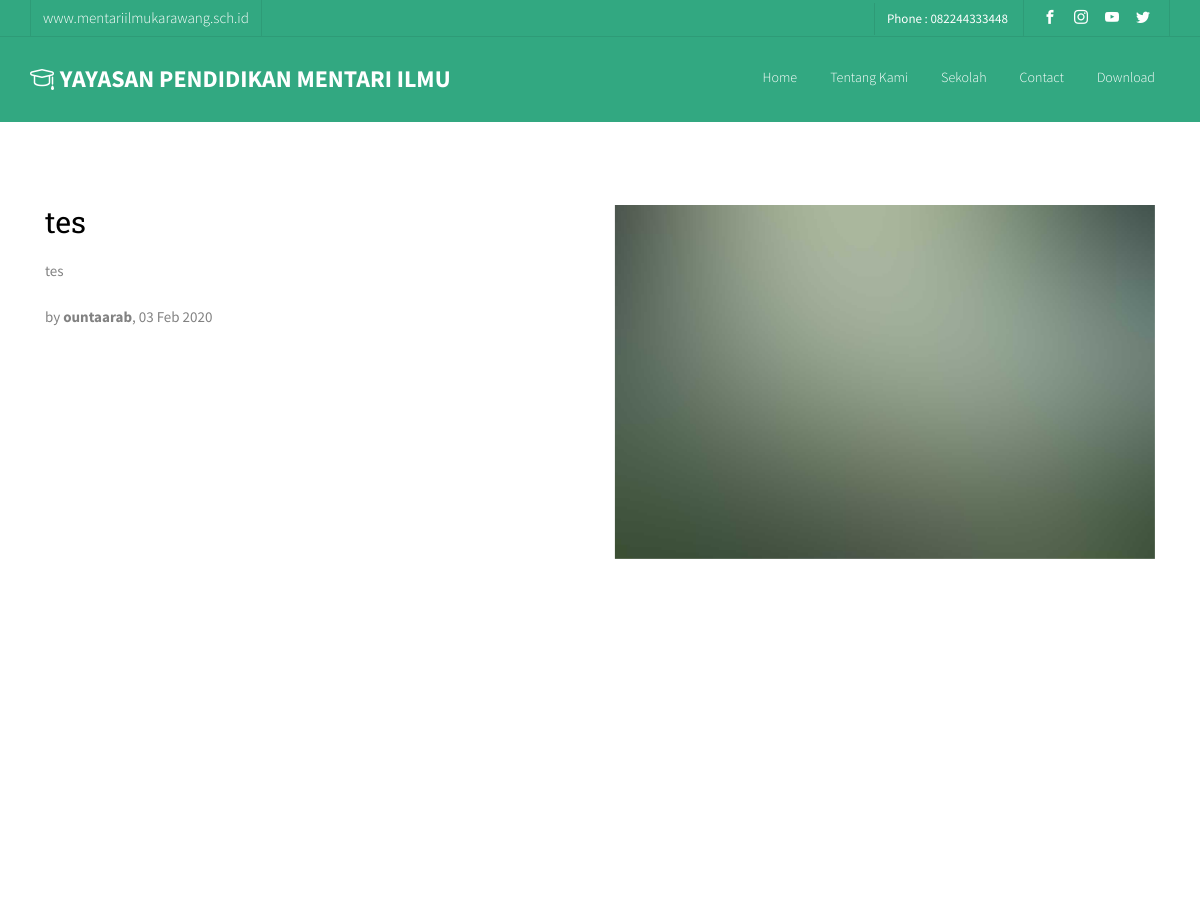
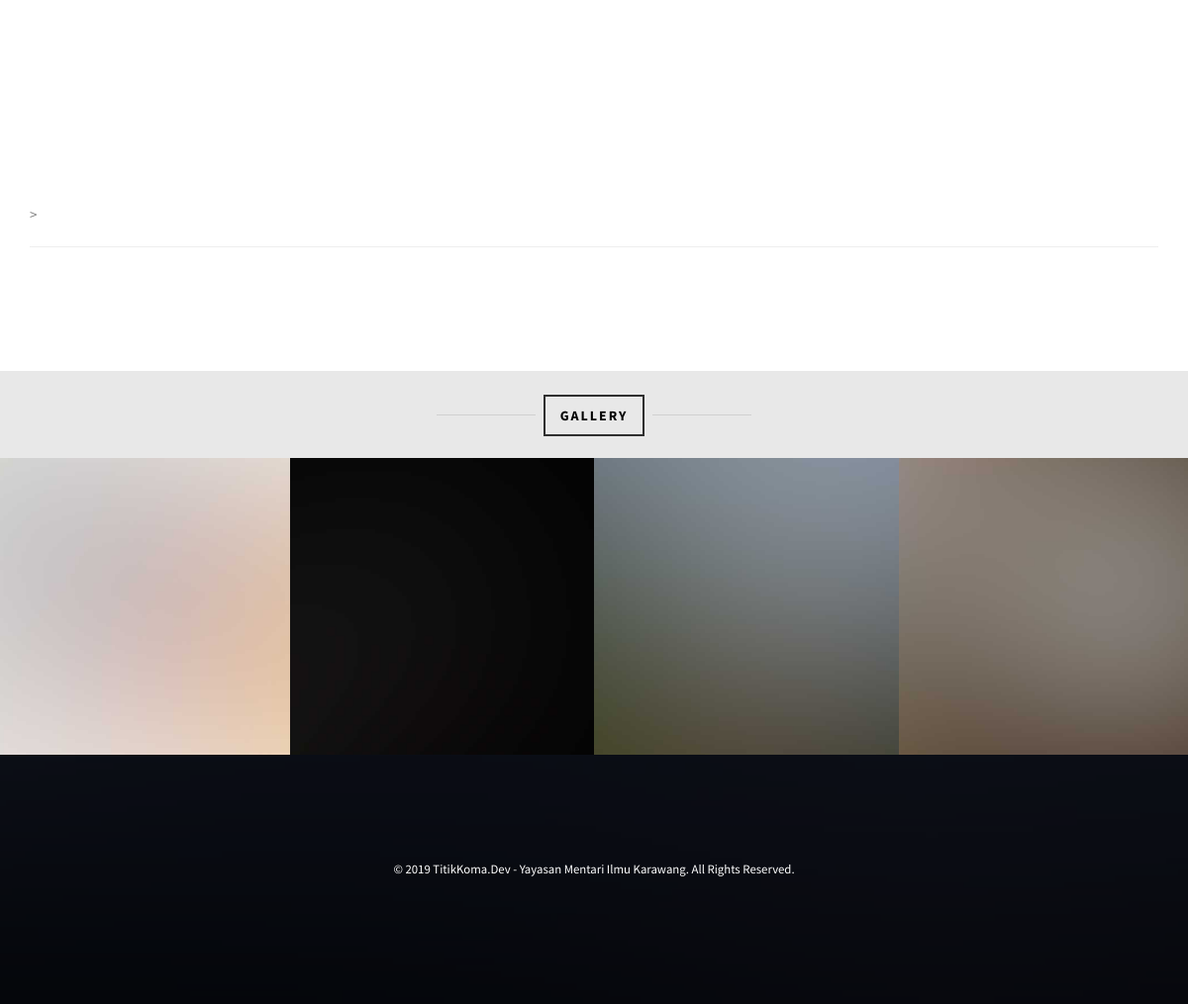
Screenshot of /Home/detail_pengumuman/14 with the database file from the repository (2 pictures, top to bottom).
### tables this page shows
CREATE TABLE `tbl_yayasan`  (
  `id_yayasan` int(11) NOT NULL AUTO_INCREMENT,
  `nama` varchar(50) NULL DEFAULT NULL,
  `alamat` text NULL,
  `selayang_pandang` text NOT NULL,
  `kontak` varchar(13) NULL DEFAULT NULL,
  `email` varchar(50) NULL DEFAULT NULL,
  `fb` varchar(50) NULL DEFAULT NULL,
  `instagram` varchar(50) NULL DEFAULT NULL,
  `twitter` varchar(50) NULL DEFAULT NULL,
  `youtube` varchar(50) NULL DEFAULT NULL,
  `created_by` varchar(10) NULL DEFAULT NULL,
  `updated_by` varchar(10) NULL DEFAULT NULL,
  `created_at` timestamp(0) NULL DEFAULT CURRENT_TIMESTAMP(0),
  `updated_at` timestamp(0) NULL DEFAULT NULL ON UPDATE CURRENT_TIMESTAMP(0),
  `status` varchar(1) NOT NULL DEFAULT '1',
  PRIMARY KEY (`id_yayasan`) USING BTREE
);

CREATE TABLE `tbl_pengumuman`  (
  `id_pengumuman` int(10) NOT NULL AUTO_INCREMENT,
  `judul` varchar(100) NULL DEFAULT NULL,
  `isi_pengumuman` text NULL,
  `created_at` timestamp(0) NULL DEFAULT CURRENT_TIMESTAMP(0),
  `updated_at` datetime(0) NULL DEFAULT NULL ON UPDATE CURRENT_TIMESTAMP(0),
  `created_by` varchar(10) NULL DEFAULT NULL,
  `updated_by` varchar(10) NULL DEFAULT NULL,
  `status` varchar(1) NOT NULL,
  `value` text NULL,
  `viewed` varchar(10) NULL DEFAULT '0',
  PRIMARY KEY (`id_pengumuman`) USING BTREE
);

CREATE TABLE `tbl_user`  (
  `id_user` int(10) NOT NULL AUTO_INCREMENT,
  `id_sekolah` varchar(10) NULL DEFAULT NULL,
  `nama` varchar(100) NOT NULL,
  `username` varchar(100) NOT NULL,
  `password` varchar(100) NOT NULL,
  `alamat` text NOT NULL,
  `jk` varchar(1) NOT NULL,
  `kontak` varchar(13) NOT NULL,
  `email` varchar(50) NOT NULL,
  `role_user` varchar(1) NOT NULL,
  `status` varchar(1) NULL DEFAULT NULL,
  `created_by` varchar(10) NULL DEFAULT NULL,
  `updated_by` varchar(10) NULL DEFAULT NULL,
  `created_at` timestamp(0) NULL DEFAULT CURRENT_TIMESTAMP(0),
  `updated_at` timestamp(0) NULL DEFAULT NULL ON UPDATE CURRENT_TIMESTAMP(0),
  PRIMARY KEY (`id_user`) USING BTREE
);

### application/libraries/template.php (called while the page is built, shortened)
<?php
class template {
    protected $_ci;
    function __construct() {
        $this->_ci = &get_instance();
    }
    function front_endnew($template, $data = null) {
        $data['_content'] = $this->_ci->load->view($template, $data, true);
        $data['_head'] = $this->_ci->load->view('templates_front_endnew/header', $data, true);
        $data['_navbar'] = $this->_ci->load->view('templates_front_endnew/navbar', $data, true);
        $data['_footer'] = $this->_ci->load->view('templates_front_endnew/footer', $data, true);
        $this->_ci->load->view('templates_front_endnew/body.php', $data);
    }
}

### application/controllers/Home.php (called while the page is built, shortened)
<?php
class Home extends CI_Controller {
	public function detail_pengumuman($id_pengumuman)
	{
		$data['data_pengumuman_detail'] = $this->DataHandle->get_two_o('tbl_pengumuman', 'tbl_user', 'tbl_pengumuman.*, tbl_user.username', 'tbl_pengumuman.created_by = tbl_user.id_user', "tbl_pengumuman.status = '1' AND tbl_pengumuman.id_pengumuman =".$id_pengumuman."", "tbl_pengumuman.id_pengumuman");
		$data['data_pengumuman'] = $this->DataHandle->get_two_o('tbl_pengumuman', 'tbl_user', 'tbl_pengumuman.*, tbl_user.username', 'tbl_pengumuman.created_by = tbl_user.id_user', "tbl_pengumuman.status = '1'", "tbl_pengumuman.id_pengumuman");
		$this->template->front_endnew('front_endnew/v_detail_pengumuman', $data);
	}
}

### index.php (called while the page is built, shortened)
<?php
require_once BASEPATH.'core/CodeIgniter.php';

### application/models/DataHandle.php (called while the page is built, shortened)
<?php
class DataHandle extends CI_Model {
    function getAllWhere($tabel1, $field, $where){
		$this->db->select($field);
		$this->db->from($tabel1);
		$this->db->where($where);
		return $this->db->get();
	}
	function get_two_o($tabel1, $tabel2, $field, $where, $where2, $order){
		$this->db->select($field);
		$this->db->from($tabel1);
		$this->db->join($tabel2, $where);
		$this->db->where($where2);
		$this->db->order_by($order,'DESC');
		return $this->db->get();
	}
}

### application/views/front_endnew/v_detail_pengumuman.php (the view, shortened to what this page needs)
<div id="fh5co-about" style="margin-top:100px;">
	<div class="container">
		<?php
		foreach ($data_pengumuman_detail->result() as $row) :
           if ($row->value == "") {
               $gambar = base_url().'assets/front_end_new/images/img_bg_2.jpg';
           }
           else{
               $gambar = base_url().'assets/plugins/images/image/'.$row->value;
           }
           ?>
		<div class="col-md-6 animate-box">
			<h2><?= $row->judul ?></h2>
			<p><?= $row->isi_pengumuman ?></p>
			<span>by <b><?= $row->username."</b>, ".date('d M Y', strtotime($row->created_at)) ?></span>
		</div>
		<div class="col-md-6">
			<img class="img-responsive" src="<?= $gambar ?>" alt="Free HTML5 Bootstrap Template">
		</div>
		<?php
		endforeach;
		?>
	</div>
</div>
<div id="fh5co-blog">
	<div class="container">
		<div class="row">
		</div>>
	<hr>
	</div>
</div>
<div id="fh5co-gallery" class="fh5co-bg-section">
	<div class="row text-center">
		<h2><span>Gallery</span></h2>
	</div>
	<div class="row">
		<div class="col-md-3 col-padded">
			<a href="#" class="gallery" style="background-image: url(<?= base_url(); ?>assets/front_end_new/images/project-5.jpg);"></a>
		</div>
		<div class="col-md-3 col-padded">
			<a href="#" class="gallery" style="background-image: url(<?= base_url(); ?>assets/front_end_new/images/project-2.jpg);"></a>
		</div>
		<div class="col-md-3 col-padded">
			<a href="#" class="gallery" style="background-image: url(<?= base_url(); ?>assets/front_end_new/images/project-3.jpg);"></a>
		</div>
		<div class="col-md-3 col-padded">
			<a href="#" class="gallery" style="background-image: url(<?= base_url(); ?>assets/front_end_new/images/project-4.jpg);"></a>
		</div>
	</div>
</div>

### application/views/templates_front_endnew/navbar.php (shortened to what this page needs)
<?php
    $ci =& get_instance();
    $data_yayasan = $ci->DataHandle->getAllWhere('tbl_yayasan', '*', "status = '1'")->row_array();
?>
    <nav class="fh5co-nav fixed-top" role="navigation" style="background-color: #32a881;">
        <div class="top">
            <div class="container">
                <div class="row">
                    <div class="col-xs-12 text-right">
                        <p class="site" style="color:#fff">www.mentariilmukarawang.sch.id</p>
                        <p class="num" style="color:#fff">Phone : <?= $data_yayasan['kontak'] ?></p>
                        <ul class="fh5co-social">
                            <li><a href="https://www.facebook.com/<?= $data_yayasan['fb'] ?>" target="_blank"><i style="color:white" class="icon-facebook2"></i></a></li>
                            <li><a href="https://www.instagram.com/<?= $data_yayasan['instagram'] ?>" target="_blank"><i style="color:white" class="icon-instagram"></i></a></li>
                            <li><a href="https://www.youtube.com/channel/<?= $data_yayasan['youtube'] ?>" target="_blank"><i style="color:white" class="icon-youtube"></i></a></li>
                            <li><a href="https://www.twitter.com/<?= $data_yayasan['twitter'] ?>" target="_blank"><i style="color:white" class="icon-twitter2"></i></a></li>
                        </ul>
                    </div>
                </div>
            </div>
        </div>
        <div class="top-menu">
            <div class="container">
                <div class="row">
                    <div class="col-xs-7">
                        <div id="fh5co-logo"><a style="color:white" href="<?= base_url() ?>Home"><i class="icon-study"></i><span style="color:white">&nbsp;<?= $data_yayasan['nama'] ?></span></a></div>
                    </div>
                    <div class="col-xs-5 text-right menu-1">
                        <ul>
                            <?php
                                $home = '';
                                $tentang = '';
                                $sekolah = '';
                                $contact = '';
                                $faq = '';
                            ?>
                            <li <?= $home ?>><a style="color:#fff" href="<?= base_url() ?>Home/">Home</a></li>
                            <li <?= $tentang ?>><a style="color:#fff" href="<?= base_url() ?>Home/about_us">Tentang Kami</a></li>
                            <li <?= $sekolah ?>><a style="color:#fff" href="<?= base_url() ?>Home/sekolah">Sekolah</a></li>
                            <li <?= $contact ?>><a style="color:#fff" href="<?= base_url() ?>Home/contact">Contact</a></li>
                            <li <?= $faq ?>><a style="color:#fff" href="<?= base_url() ?>Home/download">Download</a></li>
                        </ul>
                    </div>
                </div>
            </div>
        </div>
    </nav>

### assets/front_end_new/css/icomoon.css (style rules this page uses)
[class^="icon-"], [class*=" icon-"] { font-family: 'icomoon' !important; speak: none; font-style: normal; font-weight: normal; font-variant: normal; text-transform: none; line-height: 1; -webkit-font-smoothing: antialiased; -moz-osx-font-smoothing: grayscale; }
.icon-study:before { content: "\e924"; }
.icon-facebook2:before { content: "\eac0"; }
.icon-instagram:before { content: "\eac2"; }
.icon-twitter2:before { content: "\eac6"; }
.icon-youtube:before { content: "\eacd"; }

### assets/front_end_new/css/style.css (style rules this page uses)
body { font-family: "Source Sans Pro", Arial, sans-serif; font-weight: 400; font-size: 15px; line-height: 1.7; color: #828282; background: #fff; }
a { color: #2D6CDF; -webkit-transition: 0.5s; -o-transition: 0.5s; transition: 0.5s; }
p { margin-bottom: 20px; }
h1, h2, h3, h4, h5, h6, figure { color: #000; font-family: "Roboto Slab", serif; font-weight: 400; margin: 0 0 20px 0; }
.fh5co-nav { width: 100%; padding: 0; z-index: 1001; }
.fh5co-nav .top-menu { padding: 22px 0; }
.fh5co-nav .top { border-bottom: 1px solid rgba(0, 0, 0, 0.08); padding: 0px 0; margin-bottom: 0; }
.fh5co-nav .top .num, .fh5co-nav .top .fh5co-social, .fh5co-nav .top .site { display: inline-block; margin: 0; padding: 5px 12px; }
.fh5co-nav .top .site { float: left; font-weight: 300; margin-top: 0px; border-left: 1px solid rgba(0, 0, 0, 0.08); border-right: 1px solid rgba(0, 0, 0, 0.08); }
.fh5co-nav .top .num { color: rgba(0, 0, 0, 0.6); font-size: 13px; letter-spacing: 0px; border-left: 1px solid rgba(0, 0, 0, 0.08); }
.fh5co-nav .top .fh5co-social { margin: 0; border-left: 1px solid rgba(0, 0, 0, 0.08); border-right: 1px solid rgba(0, 0, 0, 0.08); }
.fh5co-nav .top .fh5co-social li { font-size: 14px; display: inline-block; }
.fh5co-nav .top .fh5co-social li a { padding: 7px 7px; }
.fh5co-nav .top .fh5co-social li a i { font-size: 14px; }
.fh5co-nav #fh5co-logo { font-size: 24px; margin: 0; padding: 0; text-transform: uppercase; font-weight: bold; font-weight: 700; font-family: "Source Sans Pro", Arial, sans-serif; }
.fh5co-nav #fh5co-logo a { color: #000; position: relative; padding-left: 25px; }
.fh5co-nav #fh5co-logo a span { color: #000; }
.fh5co-nav #fh5co-logo a i { position: absolute; top: 5px; left: 0; }
.fh5co-nav ul { padding: 0; margin: 5px 0 0 0; }
.fh5co-nav ul li { padding: 0; margin: 0; list-style: none; display: inline; font-weight: 300; }
.fh5co-nav ul li a { font-size: 14px; padding: 30px 15px; color: rgba(0, 0, 0, 0.9); -webkit-transition: 0.5s; -o-transition: 0.5s; transition: 0.5s; }
.fh5co-bg-section { background: #e8e8e8; }
#fh5co-course-categories, #fh5co-counter, #fh5co-course, #fh5co-register, #fh5co-pricing, #fh5co-testimonial, #fh5co-blog, #fh5co-about, #fh5co-staff, #fh5co-contact, #fh5co-footer { padding: 7em 0; clear: both; }
#fh5co-gallery { padding-top: 2.5em; }
#fh5co-gallery h2 { font-size: 14px; text-transform: uppercase; margin-bottom: 2.5em; font-family: "Source Sans Pro", Arial, sans-serif; font-weight: 700; letter-spacing: 2px; }
#fh5co-gallery h2 span { border: 2px solid rgba(0, 0, 0, 0.8); padding: 10px 15px; position: relative; }
#fh5co-gallery h2 span:before, #fh5co-gallery h2 span:after { position: absolute; top: 18px; bottom: 0; content: ''; width: 100px; height: 1px; background: rgba(0, 0, 0, 0.1); }
#fh5co-gallery h2 span:before { lett: 0; margin-left: -125px; }
#fh5co-gallery h2 span:after { right: 0; margin-right: -110px; }
.gallery { display: block; background-size: cover; background-position: center center; background-repeat: no-repeat; position: relative; height: 300px; }
#fh5co-offcanvas a { color: rgba(255, 255, 255, 0.5); }
#fh5co-offcanvas ul { padding: 0; margin: 0; }
#fh5co-offcanvas ul li { padding: 0; margin: 0; list-style: none; }
.col-padded { margin: 0 !important; padding: 0 !important; }
.js .animate-box { opacity: 0; }

### application/views/templates_front_endnew/header.php (style rules this page uses)
.fixed-top { overflow: hidden; position: fixed; background-color: #fff; top: 0; width: 100%; }

### rows the page displays
tbl_yayasan: kontak "082244333448", nama "YAYASAN PENDIDIKAN MENTARI ILMU"
tbl_pengumuman: judul "tes", isi_pengumuman "tes", tbl_user.username "ountaarab", created_at "03 Feb 2020"
